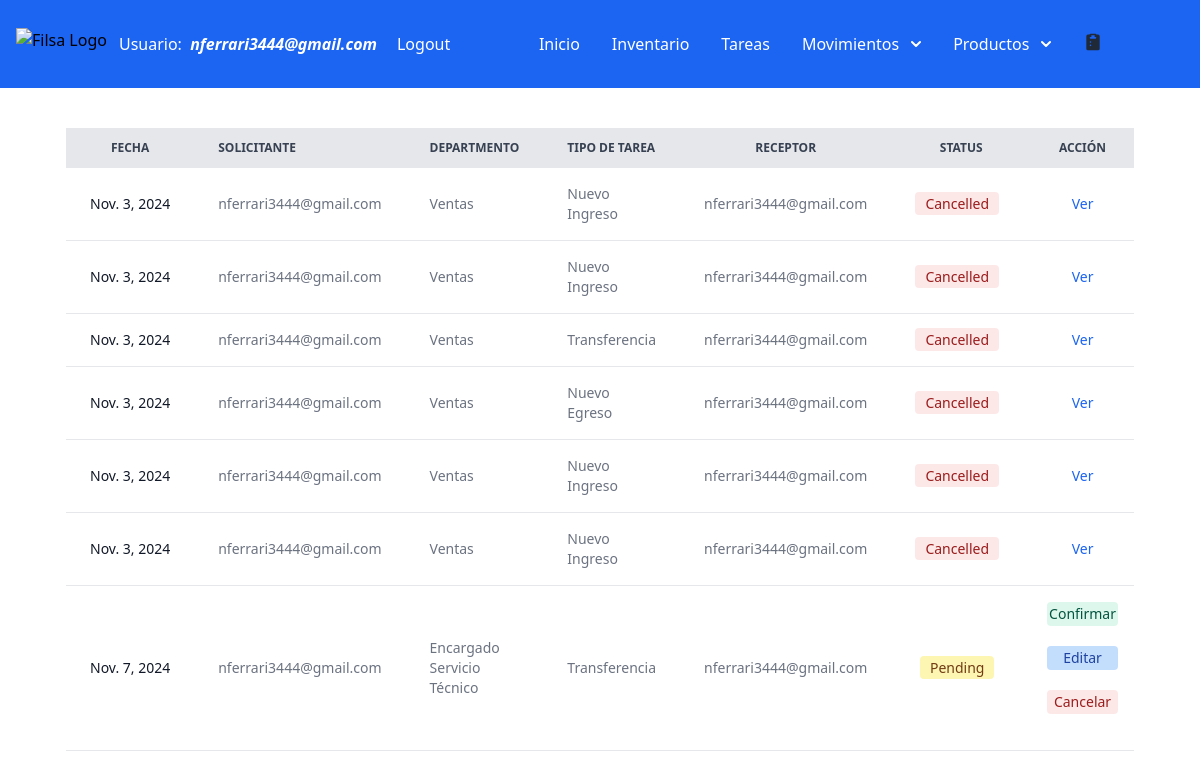
/tasks/ (signed in), run on the app's committed database.
### filsa/models.py (models this page shows)
class CustomUser( AbstractBaseUser , PermissionsMixin ):
    class Meta:
        verbose_name = 'Usuarios'
        verbose_name_plural = 'Usuarios'
    username = models.CharField(max_length=40, verbose_name="Usuario")
    password = models.CharField(max_length=100)
    email = models.EmailField(max_length=40, blank=False, unique=True,
                              default='', error_messages =
                                {'required': 'Please provide your email address.',
                  'unique': 'An account with this email exist'}, verbose_name="Correo")
    departamento = models.CharField(max_length=30,  default='Sales', verbose_name="Departamento")
    role = models.CharField(max_length=40,  blank=True, null=True, verbose_name= "Rol")
    is_staff = models.BooleanField(default=False)
    is_superuser = models.BooleanField(default=False)
    is_active = models.BooleanField(default=True)
    USERNAME_FIELD = 'email'
    REQUIRED_FIELDS = ['username']
    objects = CustomUserManager()

class Tasks(models.Model):
    STATUS = [('Pending','Pending'),
              ('Confirmed','Confirmed'),
              ('Cancelled', 'Cancelled')]
    DEPARTMENT = [('Ventas','Ventas'),
                ('Dirección', 'Dirección'),
                ('Administración', 'Administración'),
                 ('Encargado Servicio Técnico', 'Encargado Servicio Técnico'),
                ('Servicio Técnico', 'Servicio Técnico'),
                ('Logística','Logística')
                ]
    MOTIVOSINGRESO = [('Devolución Mercadería', 'Devolución Mercadería'),
                ('Importación', 'Importación'),
                 ('Compra en Plaza', 'Compra en Plaza'),
                 ('Armado Nuevo Producto', 'Armado Nuevo Producto' )]
    MOTIVOSEGRESO = [('Servicio Técnico', 'Servicio Técnico'),
                     ('Planta de Armado', 'Planta de Armado'),
                      ('Ventas', 'Ventas'),
                       ('Mantenimiento', 'Mantenimiento') ]
    task_id = models.AutoField(primary_key=True)
    receptor = models.ForeignKey(CustomUser, on_delete=models.CASCADE, related_name='receptor',  blank=True, null=True)
    issuer = models.ForeignKey(CustomUser, on_delete=models.CASCADE, related_name='issuer', blank=True, null=True)
    status = models.CharField(max_length=30, choices= STATUS, default='Pending')
    department = models.CharField(max_length=30, choices = DEPARTMENT, default='Sales')
    date = models.DateField(verbose_name=u"Fecha")
    deliveryDate = models.DateField(verbose_name=u"Fecha", default = '1970-01-01')
    motivoIngreso = models.CharField(max_length=30, choices = MOTIVOSINGRESO) # default='Transferencia Depósitos')
    motivoEgreso = models.CharField(max_length=30, choices = MOTIVOSEGRESO) #default='Transferencia Depósitos')
    warehouseProduct = models.ForeignKey(WarehousesProduct, on_delete= models.CASCADE, blank=True, null=True)
    actionType = models.CharField(max_length=20,  default='Inbound')
    observationsSolicitud = models.CharField(max_length=500, null=True, blank= True)
    observationsConfirma = models.CharField(max_length=500, null=True, blank= True)

### filsa/views.py (the view)
# urls.py: path('tasks/', TaskListView.as_view() , name='tasks'),
class TaskListView(LoginRequiredMixin, generic.ListView):
    template_name = 'tasks.html'
    model = Tasks
    def get_queryset(self) -> QuerySet[Any]:
        user_is_staff = self.request.user.is_staff
        if user_is_staff:
            self.tasks = Tasks.objects.all() # , actionType='Nueva Solicitud')
            return self.tasks
        print('user is superuser', self.request.user.is_superuser)
        user_group = self.request.user.groups.values_list('name',flat = True)[0].strip()
        print('user_group', user_group)
        if user_group == 'Tecnico':
            tasks = ["Transferencia","Confirma Transferencia"]
        elif user_group == 'Comercial':
            tasks = ["Nuevo Egreso", "Confirma Egreso"]
        else:
            tasks = ["Transferencia","Confirma Transferencia", "Nuevo Ingreso", "Confirma Ingreso", "Nuevo Egreso", "Confirma Egreso"]
        self.tasks = Tasks.objects.filter(actionType__in = tasks) #filter(status='Pending') # , actionType='Nueva Solicitud')
        return self.tasks
    def get_context_data(self, **kwargs):
        context = super(TaskListView, self).get_context_data(**kwargs)
        context['tasks'] = self.tasks
        return context

### filsa/templates/tasks.html (shortened to what this page needs)
{% extends '_base.html' %}
{% load static %}
{% block content %}
<div class="w-full px-4 relative overflow-x-auto mt-10 sm:rounded-lg">
    <table class="py-8 px-4 mx-auto max-w-2xl lg:py-16 text-sm text-left rtl:text-right text-gray-500 dark:text-gray-400">
        <thead class="text-xs text-gray-700 uppercase bg-gray-200 dark:bg-gray-700 dark:text-gray-400">
            <tr class="text-center">
                <th scope="col" class="px-6 py-3">
                    Fecha
                </th>
                <th scope="col" class="px-6 py-3">
                    <div class="flex items-center">
                        Solicitante
                    </div>
                </th>
                <th scope="col" class="px-6 py-3">
                    <div class="flex items-center">
                        Departmento
                    </div>
                </th>
                <th scope="col" class="px-6 py-3">
                    <div class="flex items-center">
                        Tipo de Tarea
                    </div>
                </th>
                <th scope="col" class="px-6 py-3">
                    <div class="">
                        Receptor
                    </div>
                </th>
                <th scope="col" class="px-6 py-3">
                    <div class="">
                        Status
                    </div>
                </th>
                <th scope="col-span-2" class="px-6 py-3">
                    <div class="">
                        Acción
                    </div>
                </th>
            </tr>
        </thead>
        <tbody>
            {% for task in tasks %}
            <tr class="bg-white border-b dark:bg-gray-800 dark:border-gray-700">
                <th scope="row" class="px-6 py-4 font-medium text-gray-900 whitespace-nowrap dark:text-white">
                    {{task.date}}
                </th>
                <td class="px-6 py-4">
                    {{task.issuer}}
                </td>
                <td class="px-6 py-4">
                    {{task.department}}
                </td>
                <td class="px-6 py-4">
                    {{task.actionType}}
                </td>
                <td class="px-6 py-4">
                    {{task.receptor}}
                </td>
                    {% if task.status == 'Pending' %}
                    <td class="px-6 py-4 text-center">
                        <span class="bg-yellow-100 text-yellow-800 text-sm font-medium me-2 px-2.5 py-0.5 rounded dark:bg-yellow-900 dark:text-yellow-300">{{task.status}}</span>
                    </td>
                    {% elif task.status == 'Confirmed' %}
                    <td class="px-6 py-4 text-center">
                    <span class="bg-green-100 text-green-800 text-sm font-medium me-2 px-2.5 py-0.5 rounded dark:bg-green-900 dark:text-green-300">{{task.status}}</span>
                     {% elif task.status == 'Cancelled' %}
                    <td class="px-6 py-4 text-center">
                    <span class="bg-red-100 text-red-800 text-sm font-medium me-2 px-2.5 py-0.5 rounded dark:bg-green-900 dark:text-red-300">{{task.status}}</span>
                </td>
                {% endif %}
                {% if task.actionType == 'Nuevo Egreso' and task.status == 'Pending' %}
                <td class="w-full block items-center px-4 py-4">
                    <a href="{% url 'outbounddelivery' requested_id=task.task_id %}"  class="w-full mr-0 mb-5 text-center text-blue-600 dark:text-blue-500 hover:underline">
                    <span class="block space-x-4 bg-green-100 text-green-800 text-sm font-medium mr-0 p-0.5 mb-5 rounded dark:bg-green-900 dark:text-green-300">Confirmar</span></a>
                    <a href="{% url 'editdeliverytask' requested_id=task.task_id %}"  class="w-full mb-5 text-center mb-4 text-black-400 dark:text-blue-500 hover:underline">
                    <span class="block space-x-4 bg-blue-200 text-blue-800 text-sm font-medium mr-0 p-0.5 mb-5 rounded dark:bg-blue-200 dark:text-red-300">Editar</span></a>
                    <button data-modal-target="popup-modal-{{task.task_id}}" data-modal-toggle="popup-modal-{{task.task_id}}" class="w-full space-x-4 bg-red-100 text-red-800 text-sm font-medium mr-0 p-0.5 mb-5 rounded dark:bg-red-900 dark:text-red-300" type="button">
                        Cancelar
                        </button>
                    <!-- <a href="{% url 'canceltask' requested_id=task.task_id %}"  class="w-full text-center font-medium text-blue-600 dark:text-blue-500 hover:underline">
                    <span class="block space-x-4 bg-red-100 text-red-800 text-sm font-medium mr-0 p-0.5 rounded dark:bg-red-900 dark:text-red-300">Cancelar</span></a>                         -->
                </td>
                {% elif task.actionType == 'Confirma Egreso' and task.status == 'Confirmed'  or  task.actionType == 'Nuevo Egreso' and task.status == 'Cancelled' %}
                <td class="px-6 py-4 text-center">
                    <a href="{% url 'outboundconfirmed' requested_id=task.task_id %}"  class="font-medium text-blue-600 dark:text-blue-500 hover:underline">Ver</a>
                </td>
                {% elif task.actionType == 'Nuevo Ingreso' and task.status == 'Confirmed' or task.actionType == 'Nuevo Ingreso' and task.status == 'Cancelled'  %}
                <td class="px-6 py-4 text-center">
                    <a href="{% url 'inboundconfirmed' requested_id=task.task_id %}"  class="font-medium text-blue-600 dark:text-blue-500 hover:underline">Ver</a>
                </td>
                {% elif task.actionType == 'Transferencia' and task.status == 'Pending' %}
                <td class="block items-center px-4 py-4">
                    <a href="{% url 'transferreception' requested_id=task.task_id %}"  class="w-full mb-5 text-center font-medium text-blue-600 dark:text-blue-500 hover:underline">
                    <span class="block space-x-4 bg-green-100 text-green-800 text-sm font-medium mr-0 p-0.5 mb-5 rounded dark:bg-green-900 dark:text-green-300">Confirmar</span></a>
                    <a href="{% url 'transferedit' requested_id=task.task_id %}"  class="w-full mb-5 text-center mb-4 text-black-400 dark:text-blue-500 hover:underline">
                    <span class="block space-x-4 bg-blue-200 text-blue-800 text-sm font-medium mr-0 p-0.5 mb-5 rounded dark:bg-blue-200 dark:text-red-300">Editar</span></a>
                        <button data-modal-target="popup-modal-{{task.task_id}}" data-modal-toggle="popup-modal-{{task.task_id}}" class="w-full space-x-4 bg-red-100 text-red-800 text-sm font-medium mr-0 p-0.5 mb-5 rounded dark:bg-red-900 dark:text-red-300" type="button">
                            Cancelar
                            </button>
                </td>
                {% elif task.actionType == 'Confirma Transferencia' and task.status == 'Confirmed' or task.actionType == 'Transferencia' and task.status == 'Cancelled' %}
                <td class="px-6 py-4 text-center">
                    <a href="{% url 'transferconfirmed' requested_id=task.task_id %}"  class="font-medium text-blue-600 dark:text-blue-500 hover:underline">Ver</a>
                </td>
                 {% endif %}
            </tr>
            {% endfor %}
        </tbody>
    </table>
</div>
  {% endblock content %}

### filsa/templates/_base.html (shortened to what this page needs)
{% load compress %}
{% load static %}
{% load grouptag %}
<!DOCTYPE html>
<html lang="en">
<head>
<link rel="stylesheet" href="https://ajax.googleapis.com/ajax/libs/jqueryui/1.11.4/themes/smoothness/jquery-ui.css">
    {% compress css %}
 <link rel="stylesheet" href="{% static 'src/output.css' %}">
    {% endcompress %}
</head>
<nav class="sm:w-full bg-blue-600 border-gray-200 dark:bg-gray-900">
    <div class="max-w-screen-xl flex flex-wrap items-center p-4">
      <a href="https://www.filsa.com.uy/" target="_blank" class="flex items-center space-x-3 rtl:space-x-reverse">
          <img src="https://filsa.s3.amazonaws.com/logo.jpg" class="h-8" alt="Filsa Logo" />
      </a>
      {% if user.is_authenticated %}
      <div class="flex text-white ml-3 lg:mr-0 sm:mr-0 lm:mr-0">
        Usuario: &nbsp <i><strong class="text-black-400">{{user.get_username}}</strong></i>
      </div>
      <a href="{% url 'logout' %}" class="ml-3 py-4 px-2 text-white hover:text-green-500 transition duration-300">Logout</a>
      {% else %}
      <a href="{% url 'login' %}" class="py-4 px-2 text-white hover:text-green-500 transition duration-300">Login</a>
      {% endif %}
      <div class="mx-auto hidden w-full md:block md:w-auto" id="navbar-default">
        <ul class="font-medium flex flex-col p-4 md:p-0 mt-4 border border-gray-100 rounded-lg md:flex-row md:space-x-8 rtl:space-x-reverse md:mt-0 md:border-0 dark:bg-gray-800 md:dark:bg-gray-900 dark:border-gray-700">
          <li>
            <a href="{% url 'home' %}" class="text-white rounded hover:bg-gray-100 md:border-0 md:hover:text-blue-700 md:p-0 dark:text-white md:dark:hover:text-blue-500 dark:hover:bg-gray-700 dark:hover:text-white md:dark:hover:bg-transparent">Inicio</a>
          </li>
          <li>
            <a href="{% url 'stock' %}" class="block py-2 px-3 text-white rounded hover:bg-gray-100 md:border-0 md:hover:text-blue-700 md:p-0 dark:text-white md:dark:hover:text-blue-500 dark:hover:bg-gray-700 dark:hover:text-white md:dark:hover:bg-transparent">Inventario</a>
          </li>
          <li>
            <a href="{% url 'tasks' %}" class="block py-2 px-3 text-white rounded hover:bg-gray-100 md:border-0 md:hover:text-blue-700 md:p-0 dark:text-white md:dark:hover:text-blue-500 dark:hover:bg-gray-700 dark:hover:text-white md:dark:hover:bg-transparent">Tareas</a>
          </li>
          <button id="dropdownDefaultButton" data-dropdown-toggle="dropdown" class="text-white focus:ring-4 focus:outline-none focus:ring-blue-300 font-medium rounded-lg inline-flex items-center dark:bg-blue-600 dark:hover:bg-blue-700 dark:focus:ring-blue-800" type="button">Movimientos<svg class="w-2.5 h-2.5 ms-3" aria-hidden="true" xmlns="http://www.w3.org/2000/svg" fill="none" viewBox="0 0 10 6">
            <path stroke="currentColor" stroke-linecap="round" stroke-linejoin="round" stroke-width="2" d="m1 1 4 4 4-4"/>
            </svg>
            </button>
             {% if user.groups.all.0.name.strip == "Administrador"  %}
            <button id="dropdownDefaultButton" data-dropdown-toggle="dropdown-productos" class="text-white focus:ring-4 focus:outline-none focus:ring-blue-300 font-medium rounded-lg inline-flex items-center dark:bg-blue-600 dark:hover:bg-blue-700 dark:focus:ring-blue-800" type="button">Productos<svg class="w-2.5 h-2.5 ms-3" aria-hidden="true" xmlns="http://www.w3.org/2000/svg" fill="none" viewBox="0 0 10 6">
              <path stroke="currentColor" stroke-linecap="round" stroke-linejoin="round" stroke-width="2" d="m1 1 4 4 4-4"/>
              </svg>
              </button>
                    {% endif %}
          <li>
            {% if user.groups.all.0.name.strip == "Administrador" %}
            <a href="{% url 'newcotization' %}" data-popover-target="popover-default" class="block py-2 px-3 text-gray-900 rounded hover:bg-gray-100 md:border-0 md:hover:text-blue-700 md:p-0 dark:text-white md:dark:hover:text-blue-500 dark:hover:bg-gray-700 dark:hover:text-white md:dark:hover:bg-transparent">
              </a>
            {% endif %}
        </li>
        </ul>
      </div>
    </div>
  </nav>
 {% block content %}
 {% endblock content %}
</html>

### data on the page
CustomUser: get_username "nferrari3444@gmail.com"
Tasks: date "Nov. 3, 2024", issuer "nferrari3444@gmail.com", department "Ventas", actionType "Nuevo Ingreso", receptor "nferrari3444@gmail.com", status "Cancelled", shows "Ver"
Tasks: date "Nov. 3, 2024", issuer "nferrari3444@gmail.com", department "Ventas", actionType "Nuevo Ingreso", receptor "nferrari3444@gmail.com", status "Cancelled", shows "Ver"
Tasks: date "Nov. 3, 2024", issuer "nferrari3444@gmail.com", department "Ventas", actionType "Transferencia", receptor "nferrari3444@gmail.com", status "Cancelled", shows "Ver"
Tasks: date "Nov. 3, 2024", issuer "nferrari3444@gmail.com", department "Ventas", actionType "Nuevo Egreso", receptor "nferrari3444@gmail.com", status "Cancelled", shows "Ver"
Tasks: date "Nov. 3, 2024", issuer "nferrari3444@gmail.com", department "Ventas", actionType "Nuevo Ingreso", receptor "nferrari3444@gmail.com", status "Cancelled", shows "Ver"
Tasks: date "Nov. 3, 2024", issuer "nferrari3444@gmail.com", department "Ventas", actionType "Nuevo Ingreso", receptor "nferrari3444@gmail.com", status "Cancelled", shows "Ver"
Tasks: date "Nov. 7, 2024", issuer "nferrari3444@gmail.com", department "Encargado Servicio Técnico", actionType "Transferencia", receptor "nferrari3444@gmail.com", status "Pending"
